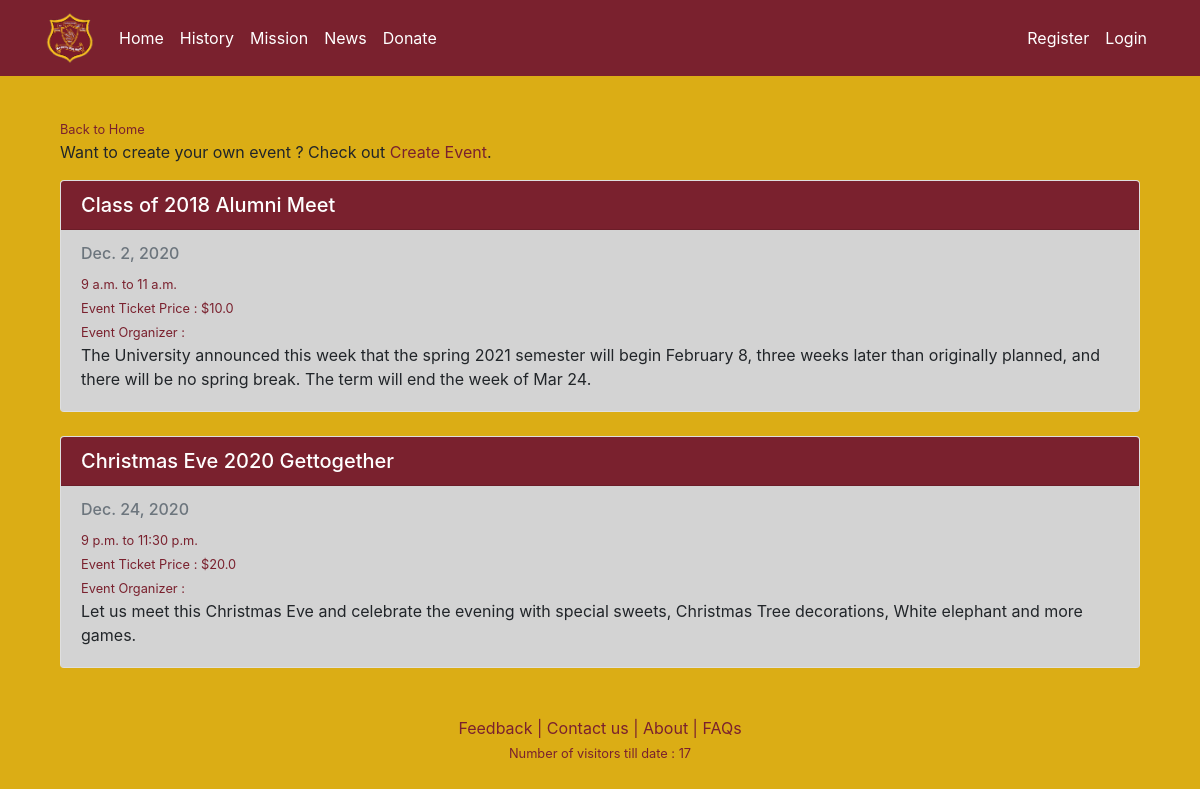
The page /alleventslist/ on the database as committed earlier.
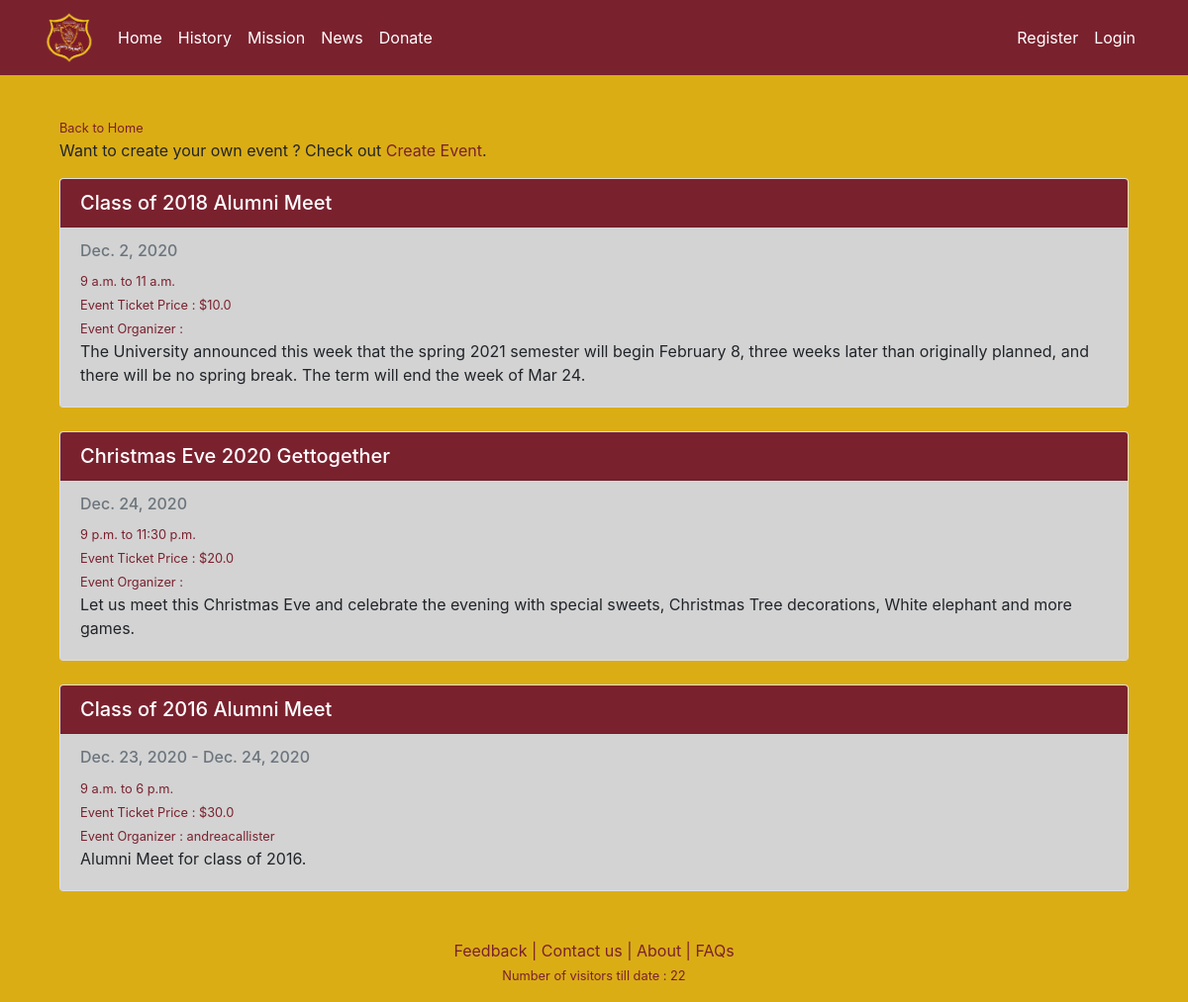
The same page on the database as committed later.
### Maggotty/models.py (models this page shows, shortened)
class Event(models.Model):
    eventName = models.CharField("Event Name", max_length=255, blank=False)
    eventDesc = models.TextField("Event Description", max_length=1024, blank=True, null=True)
    fromDate = models.DateField(blank=False)
    toDate = models.DateField(blank=False)
    startTime = models.TimeField()
    endTime = models.TimeField()
    ticket = models.FloatField("Ticket Price", null=True)
    isApproved = models.BooleanField("Is Approved", default=False)
    createdBy = models.CharField("Created By", max_length=255, editable=False)

### Maggotty/views.py (the view)
# urls.py: path("alleventslist/", views.alleventslist, name="alleventslist"),
def alleventslist(request):
    today = date.today().strftime('%Y-%m-%d')
    allEvents = Event.objects.filter(fromDate__range=["2010-01-01", today])
    return render(request, "Maggotty/alleventslist.html", {"allEvents": allEvents})

### Maggotty/context_processors.py (called while the page is built)
def get_current_cart_to_context(request):
    current_user = request.user
    cart_items = 0
    cart_items = Order.objects.filter(username=current_user.username,ifPaid=False).count()
    no_of_visitors = User.objects.all().count()
    return {
        'CART_COUNT' : cart_items,
        'VISITORS' : no_of_visitors
    }

### Maggotty/templates/Maggotty/alleventslist.html (shortened to what this page needs)
{% extends "Maggotty/layout.html" %}
{% block content %}
<div class="container-fluid">
    <div class="row row-content">
        <div class="col col-sm order-sm-first col-md">
          <small><a href="{% url 'home' %}" class="redLink">Back to Home</a></small>
          <br/>
            <p>
                Want to create your own event ? Check out <a class="redLink" href="{% url 'createevent' %}">Create Event</a>.
            </p>
        </div>
    </div>
    {% for record in allEvents %}
    <div class="card">
        <h5 class="card-header text-white" style="background-color: #7a212e;">{{record.eventName}}</h5>
        <div class="card-body" style="background-color:lightgray;">
          {% if record.fromDate == record.toDate %}
            <h6 class="card-subtitle mb-2 text-muted">{{record.fromDate}}</h6>
          {% else %}
            <h6 class="card-subtitle mb-2 text-muted">{{record.fromDate}} - {{record.toDate}}</h6>
          {% endif %}
          <small class="redLink">{{record.startTime}} to {{record.endTime}}</small><br/>
          <small class="redLink">Event Ticket Price : ${{record.ticket}}</small><br/>
          <small class="redLink">Event Organizer : {{record.createdBy}}</small>
          <p class="card-text">{{record.eventDesc}}</p>
        </div>
      </div>
    <br/>
    {% endfor %}
</div>
{% endblock %}

Rows that differ between the two databases and show on the page:
added Event: eventName "Class of 2016 Alumni Meet", fromDate "Dec. 23, 2020", toDate "Dec. 24, 2020", startTime "9 a.m.", endTime "6 p.m.", ticket "30.0", createdBy "andreacallister", eventDesc "Alumni Meet for class of 2016."
Other text that changed with them:
{{ VISITORS }}: "17" → "22"
